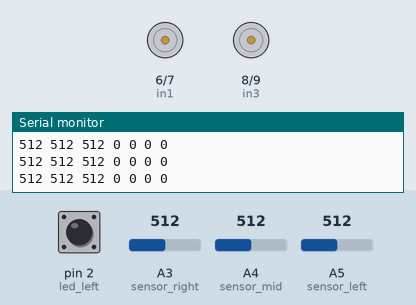
Simulated run of this sketch. Board: Arduino Uno, built with avr-gcc and run on an emulated ATmega328P. Parts: motor-driver pin pairs drawn as motors (green arrow = first pin HIGH = forward, orange = second pin HIGH = backward, longer = more drive, scaled by the enable pin), the last lines printed to the serial monitor. The inputs (shaded band) are chosen by the test bench; at power-on: A3 (sensor_right) = 512, A4 (sensor_mid) = 512, pin 2 (led_left) HIGH, A5 (sensor_left) = 512.

Above: at 1.28 s.
1.3 s: A3 (sensor_right) set to 991
4.3 s: A3 (sensor_right) set to 1010
At 4.49 s:
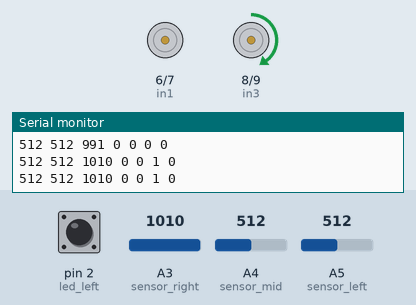
7.3 s: A4 (sensor_mid) set to 1002
10.3 s: A4 (sensor_mid) set to 1022
At 10.5 s:
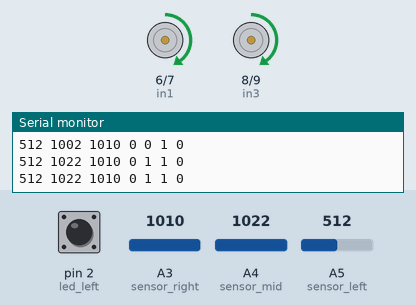
13.3 s: A4 (sensor_mid) set to 1000
At 13.45 s:
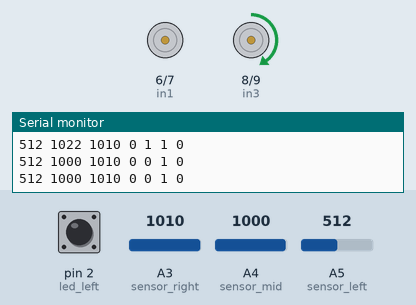
16.3 s: A4 (sensor_mid) set to 1020
At 16.46 s:
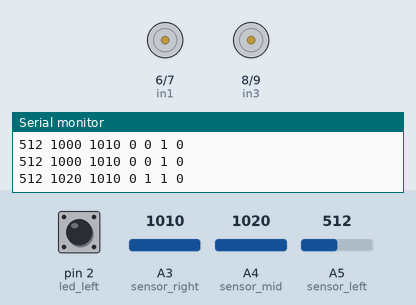
Timing chart, 0 to 20.3 s (numbered marks = the images above; inputs shaded):
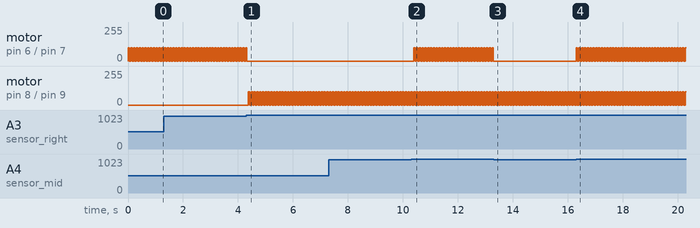

Measured:
- the behaviour switches between 1009 and 1010 on A3 (sensor_right) (found by bisection; images 0 and 1)
- the behaviour switches between 1009 and 1010 on A4 (sensor_mid) (found by bisection; images 1 and 2)
- after the input at 4.3 s, motor on pin 6 (in1) / pin 7 (in2): goes on until 4.3 s, then stays stopped; motor on pin 8 (in3) / pin 9 (in4): alternates forward 100/255 for 0.05 s and stopped for 0.05 s, starting after 0.08 s
- after the input at 10.3 s, motor on pin 6 (in1) / pin 7 (in2): alternates forward 100/255 for 0.05 s and stopped for 0.05 s, starting after 0.09 s
- after the input at 13.3 s, motor on pin 6 (in1) / pin 7 (in2): stops changing and stays stopped
- after the input at 16.3 s, motor on pin 6 (in1) / pin 7 (in2): alternates forward 100/255 for 0.05 s and stopped for 0.05 s, starting at once
- by itself, motor on pin 6 (in1) / pin 7 (in2): alternates forward 100/255 for 0.05 s and stopped for 0.05 s

The sketch:

segue_faixa.ino
```cpp
#include <Servo.h>

#define BLACK 1
#define WHITE 0

int sensor_left = A5;
int sensor_mid = A4;
int sensor_right = A3;

int led_right = 13;
int led_left = 2;

int in1 = 6;
int in2 = 7;
int in3 = 8;
int in4 = 9;
int ena = 5;
int enb = 11;

int left_value, mid_value, right_value;
int last_value = 0;

int read_left() {
  return analogRead(sensor_left) < 1010 ? WHITE : BLACK;
}

int read_mid() {
  return analogRead(sensor_mid) < 1010 ? WHITE : BLACK;
}

int read_right() {
  return analogRead(sensor_right) < 1010 ? WHITE : BLACK;
}

void speed(int speed) {
  analogWrite(ena, speed);
  analogWrite(enb, speed);
}

void stop() {
  digitalWrite(in1, LOW);
  digitalWrite(in2, LOW);
  digitalWrite(in3, LOW);
  digitalWrite(in4, LOW);

  speed(100);
}

void forward() {
  //direita
  digitalWrite(in1, HIGH);
  digitalWrite(in2, LOW);
  //esquerda
  digitalWrite(in3, HIGH);
  digitalWrite(in4, LOW);

  speed(100);

  delay(50);
  stop();
  delay(50);
}

void left() {
  digitalWrite(in1, HIGH);
  digitalWrite(in2, LOW);
  digitalWrite(in3, LOW);
  digitalWrite(in4, LOW);

  speed(100);

  delay(50);
  stop();
  delay(50);
}

void right() {
  digitalWrite(in1, LOW);
  digitalWrite(in2, LOW);
  digitalWrite(in3, HIGH);
  digitalWrite(in4, LOW);

  speed(100);

  delay(50);
  stop();
  delay(50);
}

int obstacle() {
  return !digitalRead(led_left) && !digitalRead(led_right);
}

void handle_obstacle() {
  int t = 0;

  while (t < 10) {
    left();
    delay(50);
    t++;
  }

  t = 0;

  while (t < 20) {
    forward();
    delay(50);
    t++;
  }

  t = 0;

  while (t < 20) {
    right();
    delay(50);
    t++;
  }

  while (!read_left() && !read_mid() && !read_right())
    forward();
}

void setup() {
  pinMode(A0, INPUT);
  pinMode(A1, INPUT);
  pinMode(A2, INPUT);

  pinMode(in1, OUTPUT);
  pinMode(in2, OUTPUT);
  pinMode(in3, OUTPUT);
  pinMode(in4, OUTPUT);
  pinMode(ena, OUTPUT);
  pinMode(enb, OUTPUT);

  pinMode(led_right, INPUT);
  pinMode(led_left, INPUT);

  Serial.begin(9600);
}

void loop() {
  if (!obstacle()) {
    if (read_left()) {
      left();
      last_value = 0;
    }
    else if (read_mid()) {
      forward();
      last_value = 1;
    }
    else if (read_right()) {
      right();
      last_value = 2;
    }
    else switch (last_value) {
      case 0:
        left();
        break;
      case 1:
        forward();
        break;
      case 2:
        right();
        break;
    }
  } else {
    handle_obstacle();
  }

  left_value = analogRead(sensor_left);
  mid_value = analogRead(sensor_mid);
  right_value = analogRead(sensor_right);

  Serial.print(left_value);
  Serial.print(" ");
  Serial.print(mid_value);
  Serial.print(" ");
  Serial.print(right_value);
  Serial.print(" ");
  Serial.print(read_left());
  Serial.print(" ");
  Serial.print(read_mid());
  Serial.print(" ");
  Serial.print(read_right());
  Serial.print(" ");
  Serial.print(obstacle());

  Serial.print("\n");
}
```
